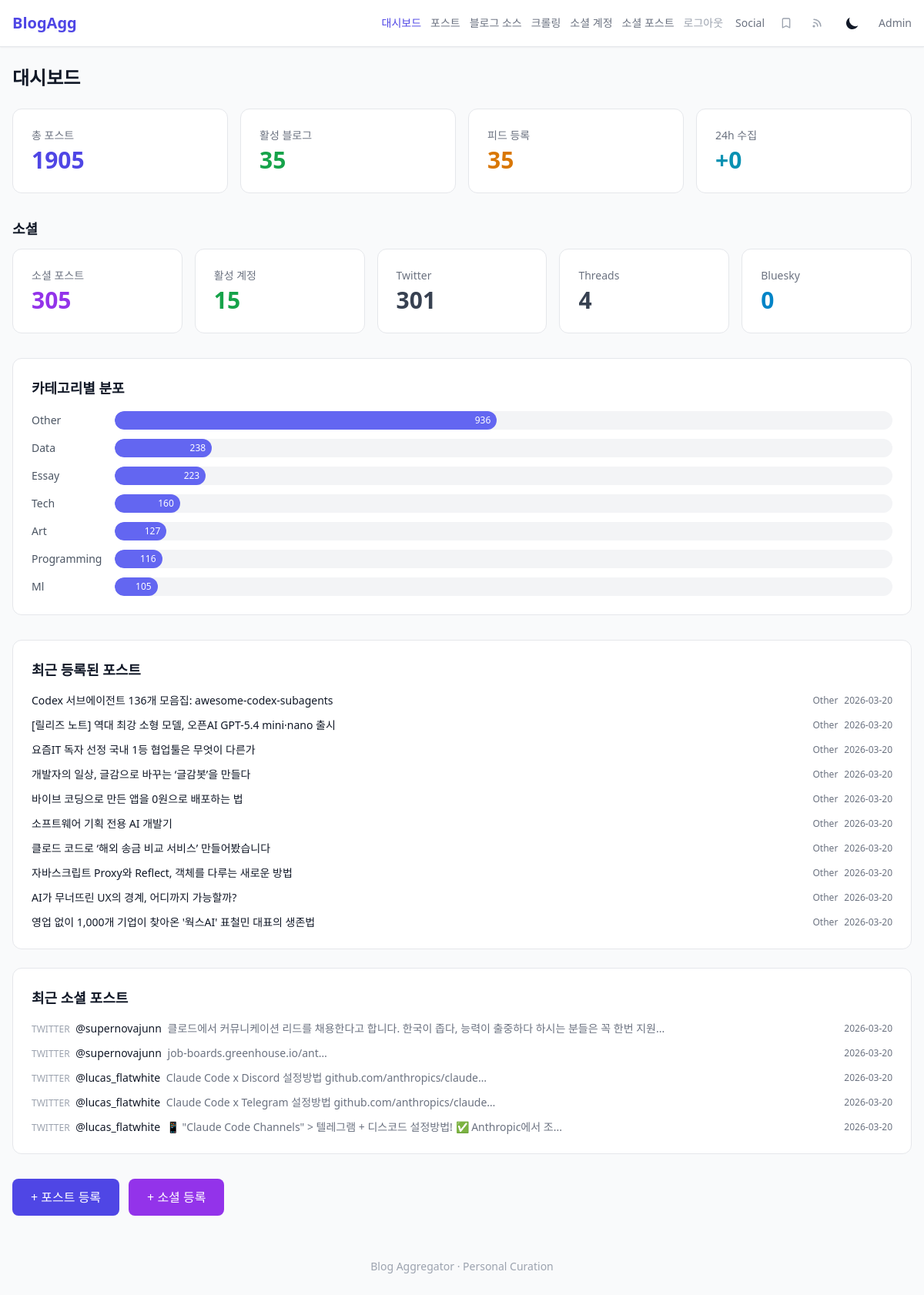
/admin/ (signed in), run on the app's committed database.
### tables this page shows
CREATE TABLE posts (
            id INTEGER PRIMARY KEY AUTOINCREMENT,
            blog_id INTEGER,
            title TEXT NOT NULL,
            original_url TEXT UNIQUE NOT NULL,
            summary TEXT,
            full_content TEXT,
            author TEXT,
            published_date DATETIME,
            image_url TEXT,
            category TEXT,
            language TEXT DEFAULT 'ko',
            summary_status TEXT DEFAULT 'pending',
            registered_by TEXT DEFAULT 'manual',
            created_at DATETIME DEFAULT CURRENT_TIMESTAMP,
            FOREIGN KEY (blog_id) REFERENCES blogs(id)
        );

CREATE TABLE "social_posts" (
            id INTEGER PRIMARY KEY AUTOINCREMENT,
            platform TEXT NOT NULL CHECK(platform IN ('twitter', 'threads', 'bluesky')),
            original_url TEXT UNIQUE NOT NULL,
            author_handle TEXT,
            author_name TEXT,
            content TEXT,
            image_url TEXT,
            embed_html TEXT,
            posted_date DATETIME,
            account_id INTEGER REFERENCES social_accounts(id),
            created_at DATETIME DEFAULT CURRENT_TIMESTAMP
        );

### src/api/admin.py (the view)
@router.get("/")
@require_auth
async def dashboard(request: Request):
    repo = request.app.state.repo
    templates = request.app.state.templates
    stats = repo.get_stats()
    crawl_stats = repo.get_crawl_stats()
    recent_logs = repo.get_crawl_logs(limit=10)
    social_counts = repo.get_social_post_counts()
    social_crawl_stats = repo.get_social_crawl_stats()
    recent_social = repo.get_recent_social_posts(limit=5)
    return templates.TemplateResponse("admin/dashboard.html", {
        "request": request,
        "stats": stats,
        "crawl_stats": crawl_stats,
        "recent_logs": recent_logs,
        "social_counts": social_counts,
        "social_crawl_stats": social_crawl_stats,
        "recent_social": recent_social,
    })

### templates/admin/dashboard.html (shortened to what this page needs)
{% extends "base.html" %}
{% block nav_extra %}
<div class="flex items-center gap-3 text-sm">
    <a href="/admin/" class="text-indigo-600 dark:text-indigo-400 font-medium">대시보드</a>
    <a href="/admin/posts" class="text-gray-500 hover:text-gray-700 dark:text-gray-400 dark:hover:text-gray-200">포스트</a>
    <a href="/admin/blogs" class="text-gray-500 hover:text-gray-700 dark:text-gray-400 dark:hover:text-gray-200">블로그 소스</a>
    <a href="/admin/crawl" class="text-gray-500 hover:text-gray-700 dark:text-gray-400 dark:hover:text-gray-200">크롤링</a>
    <a href="/admin/social-accounts" class="text-gray-500 hover:text-gray-700 dark:text-gray-400 dark:hover:text-gray-200">소셜 계정</a>
    <a href="/admin/social" class="text-gray-500 hover:text-gray-700 dark:text-gray-400 dark:hover:text-gray-200">소셜 포스트</a>
    <a href="/admin/logout" class="text-gray-400 hover:text-red-500">로그아웃</a>
</div>
{% endblock %}
{% block content %}
<h1 class="text-2xl font-bold mb-6">대시보드</h1>
<div class="grid grid-cols-2 sm:grid-cols-4 gap-4 mb-8">
    <div class="bg-white dark:bg-gray-800 rounded-xl p-6 border border-gray-200 dark:border-gray-700">
        <p class="text-sm text-gray-500 dark:text-gray-400 mb-1">총 포스트</p>
        <p class="text-3xl font-bold text-indigo-600 dark:text-indigo-400">{{ stats.total_posts }}</p>
    </div>
    <div class="bg-white dark:bg-gray-800 rounded-xl p-6 border border-gray-200 dark:border-gray-700">
        <p class="text-sm text-gray-500 dark:text-gray-400 mb-1">활성 블로그</p>
        <p class="text-3xl font-bold text-green-600 dark:text-green-400">{{ stats.total_blogs }}</p>
    </div>
    <div class="bg-white dark:bg-gray-800 rounded-xl p-6 border border-gray-200 dark:border-gray-700">
        <p class="text-sm text-gray-500 dark:text-gray-400 mb-1">피드 등록</p>
        <p class="text-3xl font-bold text-amber-600 dark:text-amber-400">{{ crawl_stats.total_with_feed }}</p>
    </div>
    <div class="bg-white dark:bg-gray-800 rounded-xl p-6 border border-gray-200 dark:border-gray-700">
        <p class="text-sm text-gray-500 dark:text-gray-400 mb-1">24h 수집</p>
        <p class="text-3xl font-bold text-cyan-600 dark:text-cyan-400">+{{ crawl_stats.posts_added_24h }}</p>
    </div>
</div>
<h2 class="text-lg font-semibold mb-3">소셜</h2>
<div class="grid grid-cols-2 sm:grid-cols-5 gap-4 mb-8">
    <div class="bg-white dark:bg-gray-800 rounded-xl p-6 border border-gray-200 dark:border-gray-700">
        <p class="text-sm text-gray-500 dark:text-gray-400 mb-1">소셜 포스트</p>
        <p class="text-3xl font-bold text-purple-600 dark:text-purple-400">{{ social_counts.total }}</p>
    </div>
    <div class="bg-white dark:bg-gray-800 rounded-xl p-6 border border-gray-200 dark:border-gray-700">
        <p class="text-sm text-gray-500 dark:text-gray-400 mb-1">활성 계정</p>
        <p class="text-3xl font-bold text-green-600 dark:text-green-400">{{ social_crawl_stats.total_active }}</p>
    </div>
    <div class="bg-white dark:bg-gray-800 rounded-xl p-6 border border-gray-200 dark:border-gray-700">
        <p class="text-sm text-gray-500 dark:text-gray-400 mb-1">Twitter</p>
        <p class="text-3xl font-bold text-gray-700 dark:text-gray-300">{{ social_counts.twitter }}</p>
    </div>
    <div class="bg-white dark:bg-gray-800 rounded-xl p-6 border border-gray-200 dark:border-gray-700">
        <p class="text-sm text-gray-500 dark:text-gray-400 mb-1">Threads</p>
        <p class="text-3xl font-bold text-gray-700 dark:text-gray-300">{{ social_counts.threads }}</p>
    </div>
    <div class="bg-white dark:bg-gray-800 rounded-xl p-6 border border-gray-200 dark:border-gray-700">
        <p class="text-sm text-gray-500 dark:text-gray-400 mb-1">Bluesky</p>
        <p class="text-3xl font-bold text-sky-600 dark:text-sky-400">{{ social_counts.bluesky }}</p>
    </div>
</div>
{% if stats.by_category %}
<div class="bg-white dark:bg-gray-800 rounded-xl p-6 border border-gray-200 dark:border-gray-700 mb-8">
    <h2 class="text-lg font-semibold mb-4">카테고리별 분포</h2>
    <div class="space-y-3">
        {% for cat in stats.by_category %}
        <div class="flex items-center gap-3">
            <span class="text-sm w-24 capitalize text-gray-600 dark:text-gray-400">{{ cat.category or "none" }}</span>
            <div class="flex-1 bg-gray-100 dark:bg-gray-700 rounded-full h-6 overflow-hidden">
                <div class="bg-indigo-500 h-full rounded-full flex items-center justify-end px-2"
                     style="width: {{ (cat.count / stats.total_posts * 100) if stats.total_posts else 0 }}%">
                    <span class="text-xs text-white font-medium">{{ cat.count }}</span>
                </div>
            </div>
        </div>
        {% endfor %}
    </div>
</div>
{% endif %}
{% if stats.recent_posts %}
<div class="bg-white dark:bg-gray-800 rounded-xl p-6 border border-gray-200 dark:border-gray-700">
    <h2 class="text-lg font-semibold mb-4">최근 등록된 포스트</h2>
    <div class="space-y-3">
        {% for post in stats.recent_posts %}
        <div class="flex items-center justify-between text-sm">
            <a href="/admin/posts/{{ post.id }}/edit" class="hover:text-indigo-600 dark:hover:text-indigo-400 truncate flex-1 mr-4">{{ post.title }}</a>
            <div class="flex items-center gap-2 text-xs text-gray-500 dark:text-gray-400 shrink-0">
                <span class="capitalize">{{ post.category or "" }}</span>
                <span>{{ post.created_at[:10] if post.created_at else "" }}</span>
            </div>
        </div>
        {% endfor %}
    </div>
</div>
{% endif %}
{% if recent_social %}
<div class="bg-white dark:bg-gray-800 rounded-xl p-6 border border-gray-200 dark:border-gray-700 mt-6">
    <h2 class="text-lg font-semibold mb-4">최근 소셜 포스트</h2>
    <div class="space-y-3">
        {% for post in recent_social %}
        <div class="flex items-center justify-between text-sm">
            <div class="truncate flex-1 mr-4">
                <span class="text-xs uppercase text-gray-400 mr-1">{{ post.platform }}</span>
                <span class="font-medium">{{ post.author_handle or "" }}</span>
                <span class="text-gray-500 dark:text-gray-400 ml-1">{{ (post.content or "")[:60] }}{% if post.content and post.content|length > 60 %}...{% endif %}</span>
            </div>
            <span class="text-xs text-gray-500 dark:text-gray-400 shrink-0">{{ post.created_at[:10] if post.created_at else "" }}</span>
        </div>
        {% endfor %}
    </div>
</div>
{% endif %}
<div class="mt-8 flex gap-3">
    <a href="/admin/posts/new" class="inline-flex items-center gap-2 px-6 py-3 bg-indigo-600 text-white rounded-lg hover:bg-indigo-700">
        + 포스트 등록
    </a>
    <a href="/admin/social/new" class="inline-flex items-center gap-2 px-6 py-3 bg-purple-600 text-white rounded-lg hover:bg-purple-700">
        + 소셜 등록
    </a>
</div>
{% endblock %}

### data on the page
posts: title "Codex 서브에이전트 136개 모음집: awesome-codex-subagents", category "Other", created_at "2026-03-20"
posts: title "[릴리즈 노트] 역대 최강 소형 모델, 오픈AI GPT-5.4 mini·nano 출시", category "Other", created_at "2026-03-20"
posts: title "요즘IT 독자 선정 국내 1등 협업툴은 무엇이 다른가", category "Other", created_at "2026-03-20"
posts: title "개발자의 일상, 글감으로 바꾸는 ‘글감봇’을 만들다", category "Other", created_at "2026-03-20"
posts: title "바이브 코딩으로 만든 앱을 0원으로 배포하는 법", category "Other", created_at "2026-03-20"
posts: title "소프트웨어 기획 전용 AI 개발기", category "Other", created_at "2026-03-20"
posts: title "클로드 코드로 ‘해외 송금 비교 서비스’ 만들어봤습니다", category "Other", created_at "2026-03-20"
posts: title "자바스크립트 Proxy와 Reflect, 객체를 다루는 새로운 방법", category "Other", created_at "2026-03-20"
posts: title "AI가 무너뜨린 UX의 경계, 어디까지 가능할까?", category "Other", created_at "2026-03-20"
posts: title "영업 없이 1,000개 기업이 찾아온 '웍스AI' 표철민 대표의 생존법", category "Other", created_at "2026-03-20"
social_posts: platform "TWITTER", author_handle "@supernovajunn", content "클로드에서 커뮤니케이션 리드를 채용한다고 합니다. 한국이 좁다, 능력이 출중하다 하시는 분들은 꼭 한번 지원", created_at "2026-03-20"
social_posts: platform "TWITTER", author_handle "@supernovajunn", content "job-boards.greenhouse.io/ant…", created_at "2026-03-20"
social_posts: platform "TWITTER", author_handle "@lucas_flatwhite", content "Claude Code x Discord 설정방법 github.com/anthropics/claude…", created_at "2026-03-20"
social_posts: platform "TWITTER", author_handle "@lucas_flatwhite", content "Claude Code x Telegram 설정방법 github.com/anthropics/claude…", created_at "2026-03-20"
social_posts: platform "TWITTER", author_handle "@lucas_flatwhite", content "📱 \"Claude Code Channels\" > 텔레그램 + 디스코드 설정방법! ✅ Anthropic에서 조", created_at "2026-03-20"

### other printed values
{{ stats.total_posts }} "1905"
{{ stats.total_blogs }} "35"
{{ crawl_stats.total_with_feed }} "35"
{{ crawl_stats.posts_added_24h }} "0"
{{ social_counts.total }} "305"
{{ social_crawl_stats.total_active }} "15"
{{ social_counts.twitter }} "301"
{{ social_counts.threads }} "4"
{{ social_counts.bluesky }} "0"
{{ cat.category or "none" }} "Other" "Data" "Essay" "Tech" "Art" "Programming" "Ml"
{{ cat.count }} "936" "238" "223" "160" "127" "116" "105"
